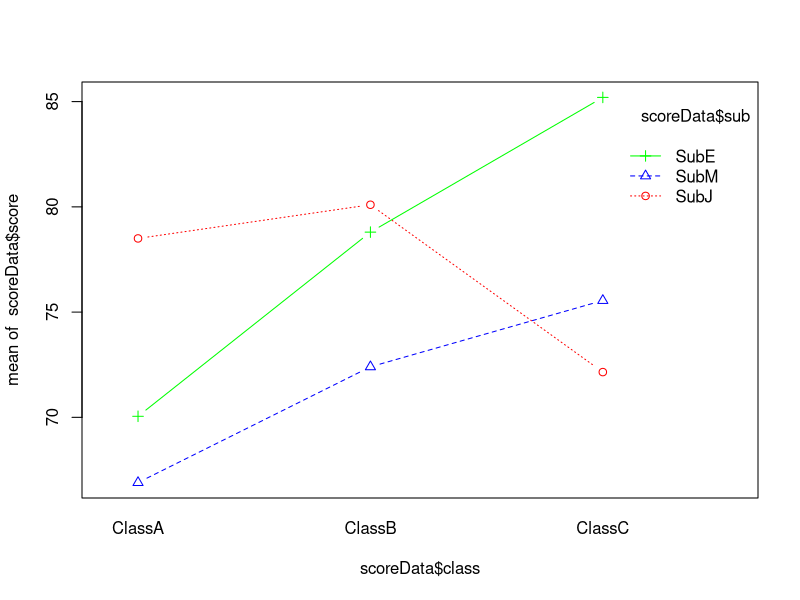
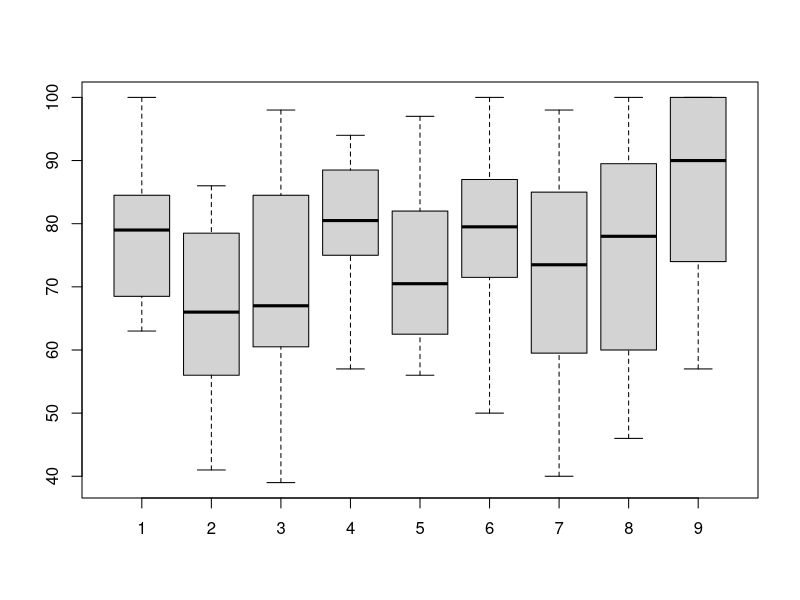

Write the R code that produced these figures, in order. (Note: this script raises an error after producing the figures.)
#課題1
Data <- Data <- read.table("score_ABC.txt",header=TRUE)
MEAN.X <- c()
NC <- ncol(Data)
for(j in 1 : NC){
    MEAN.X <- c(MEAN.X,mean(Data[ ,j]))
}
SD.X <- c()
for(j in 1 : NC){
    SD.X <- c(SD.X,sd(Data[ ,j]))
}
png("5-1.png", width = 400, height = 400)
boxplot(Data$A_jp,Data$A_math,Data$A_eng,Data$B_jp,Data$B_math,Data$B_eng,Data$C_jp,Data$C_math,Data$C_eng)
dev.off()

#課題2

classA <- factor(rep("ClassA", length = nrow(Data)))
classB <- factor(rep("ClassB", length = nrow(Data)))
classC <- factor(rep("ClassC", length = nrow(Data)))
subJ <- factor(rep("SubJ", length = nrow(Data)))
subM <- factor(rep("SubM", length = nrow(Data)))
subE <- factor(rep("SubE", length = nrow(Data)))

AJ <- data.frame(score = Data$A_jp, class = classA, sub = subJ, student = 1:nrow(Data))
AM <- data.frame(score = Data$A_math, class = classA, sub = subM, student = 1:nrow(Data))
AE <- data.frame(score = Data$A_eng, class = classA, sub = subE, student = 1:nrow(Data))

BJ <- data.frame(score = Data$B_jp, class = classB, sub = subJ, student = 1:nrow(Data))
BM <- data.frame(score = Data$B_math, class = classB, sub = subM, student = 1:nrow(Data))
BE <- data.frame(score = Data$B_eng, class = classB, sub = subE, student = 1:nrow(Data))

CJ <- data.frame(score = Data$C_jp, class = classC, sub = subJ, student = 1:nrow(Data))
CM <- data.frame(score = Data$C_math, class = classC, sub = subM, student = 1:nrow(Data))
CE <- data.frame(score = Data$C_eng, class = classC, sub = subE, student = 1:nrow(Data))

scoreData <- rbind(AJ, AM, AE, BJ, BM, BE, CJ, CM, CE)

# aovモデルの構築
model <- aov(score ~ class + sub + class:sub, data = scoreData)

# モデルの統計的な評価
summary(model)

#課題3
#優位水準5%では"科目"の主効果が0.0396と導かれ,これは0.05を下回るものであるから,帰無仮説である「科目の平均値に差はない」は棄却される。

#課題4
#優位水準5%では"クラス"の主効果が0.0426と導かれ,これは0.05を下回るものであるから,帰無仮説である「クラスの平均値に差はない」は棄却される。

#課題5
#(2)の結果により,class p = 0.0426 class F = 3.215, sub p = 0.0396 sub F = 3.293より,学群ごとに平均点の差が生じていることが示され,さらに科目ごとの平均点にも差が生じていることが示される。
#この二つの結果を加味すると,各学群事に得意科目と不得意科目が存在する可能性が示唆される。
#交互作用図を確認してみると,A群ではほかの学群に比べ数学が苦手科目である,B群はほかの学群に比べ国語が得意科目であり,C群はほかの学群に比べ英語と数学が得意科目であり,国語が苦手科目であることが読み取れる。
library(graphics)
interaction.plot(
  x.factor = scoreData$class,
  trace.factor = scoreData$sub,
  response = scoreData$score,
  type = "b",
  legend = TRUE,
  col = c("red", "blue", "green"),  # 色は適宜変更
  pch = c(1, 2, 3)  # マーカーの種類は適宜変更
)

#課題6
# A学群内の各科目ごとにTukeyの多重比較を実施
tukey_result_math <- TukeyHSD(aov(Data$A_math ~ sub, data = scoreData))
tukey_result_jp <- TukeyHSD(aov(Data$A_jp ~ sub, data = scoreData))
tukey_result_eng <- TukeyHSD(aov(Data$A_eng ~ sub, data = scoreData))

# 結果の表示
print("Math Tukey Result:")
print(tukey_result_math)

print("Japanese Tukey Result:")
print(tukey_result_jp)

print("English Tukey Result:")
print(tukey_result_eng)
